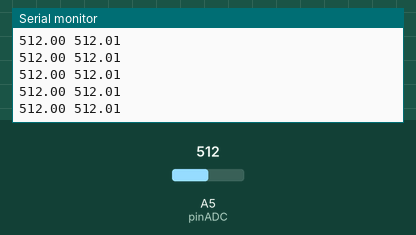
Simulated run of this program. Board: Arduino Uno, built with avr-gcc and run on an emulated ATmega328P. Parts: the last lines printed to the serial monitor. Inputs (shaded band) come from the test bench; at power-on: A5 (pinADC) = 512.

Above: at 1.2 s.
1.3 s: A5 (pinADC) set to 716
At 2.1 s:
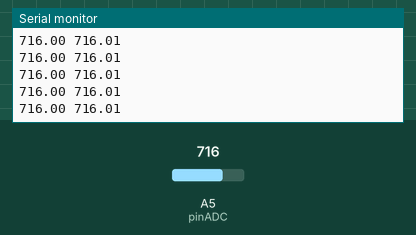
4.3 s: A5 (pinADC) set to 900
At 5.0 s:
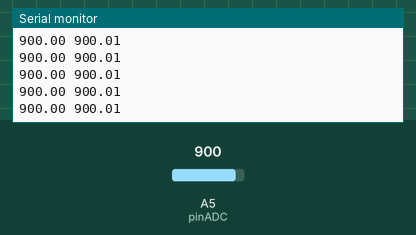
Timing chart, 0 to 7.3 s (numbered marks = the images above; inputs shaded):
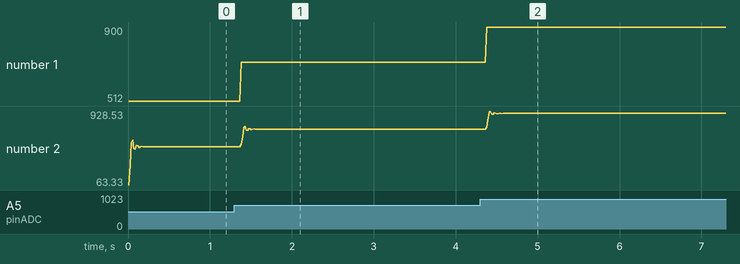

The program:

main.cpp
```cpp
#include <Arduino.h>
//#include <LiquidCrystal.h>

#define TiempoMuestreoMS 9.09

const char pinADC = A5;       // PC5

//const float CoefEntrada[5] = {0.2194, 0.8778, 1.3167, 0.8778, 0.2194};
//const float CoefSalida[5] = {1, -1.1989, -0.9437, -0.3194, -0.049};

const float CoefEntrada[5] = {0.1237, 0.4949, 0.7423, 0.4949, 0.1237};
const float CoefSalida[5] = {1, -0.3566, -0.5262, -0.07653, -0.02015};

float ArrayEntrada[5] = {0, 0, 0, 0, 0};
float ArraySalida[5] = {0, 0, 0, 0, 0};

unsigned long TiempoMedido = 0;

void datosEntrada(){
  TiempoMedido = millis();
  ArrayEntrada[0] = float(analogRead(pinADC));
  Serial.print(ArrayEntrada[0]);
  Serial.print(" ");
}

void filtro(){
  float sumatoria = CoefEntrada[0]*ArrayEntrada[0];
  for(int i = 1; i < 5; i++){
    sumatoria += CoefEntrada[i] * ArrayEntrada[i] + CoefSalida[i] * ArraySalida[i];
  }
  ArraySalida[0] = sumatoria;
}

void corrimientoArray(){
  for(int i = 4; i > 0; i--){
    ArraySalida[i] = ArraySalida[i-1];
    ArrayEntrada[i] = ArrayEntrada[i-1];
  }
}

void pines(){
  pinMode(pinADC, INPUT);
}

void setup() {
  pines();
  //lcd.createChar(0, UTN);
  //lcd.clear();
  //inicializacionLCD();
  TiempoMedido = millis();
  Serial.begin(9600);
}

void loop() {
  if(millis() - TiempoMedido >= TiempoMuestreoMS){
    datosEntrada();
    filtro();
    Serial.println(ArraySalida[0]);
    corrimientoArray();
    //Serial.print("L");
  }
}
```

Measured:
- after the input at 1.3 s, the serial monitor: prints a new line after 0.08 s (image 1)
- after the input at 4.3 s, the serial monitor: prints a new line after 0.08 s (image 2)
- plotted number 1: 512 → 716 after the input at 1.3 s, 716 → 900 after the input at 4.3 s
- plotted number 2: 512.01 → 716.01 after the input at 1.3 s, 716.01 → 900 after the input at 4.3 s
